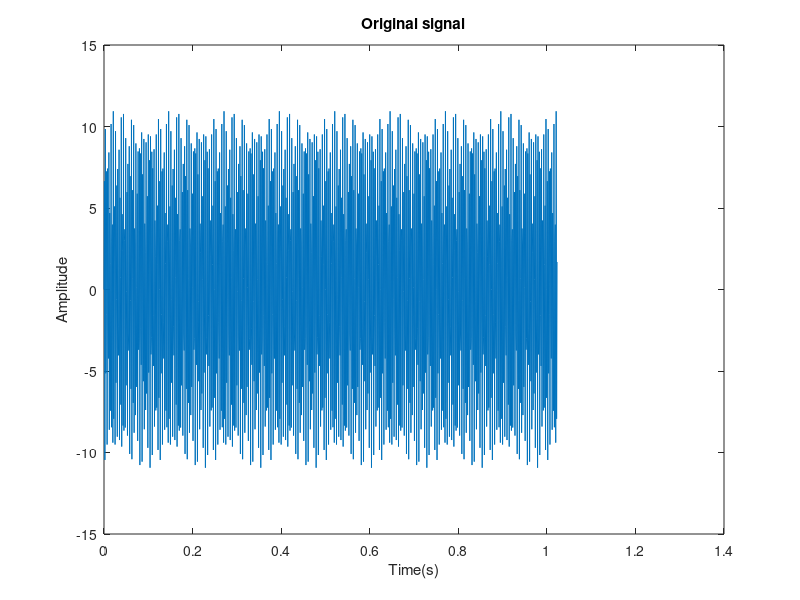
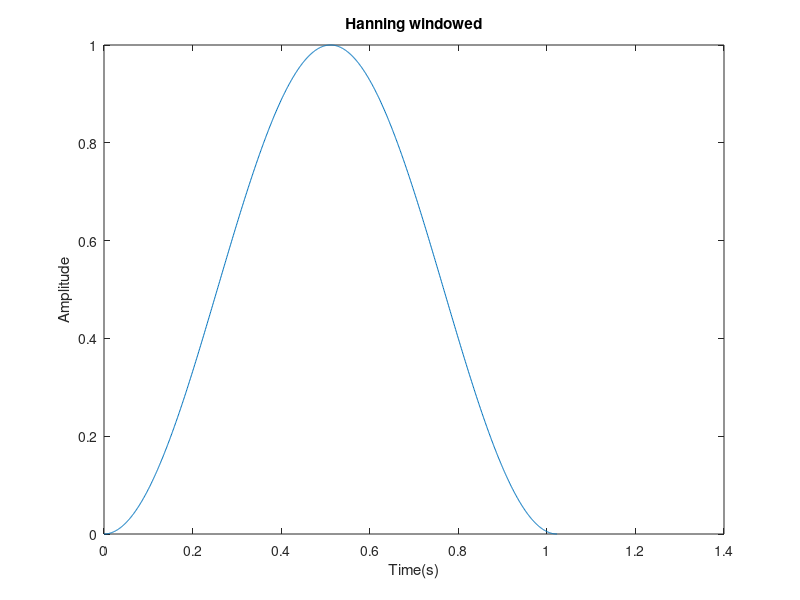
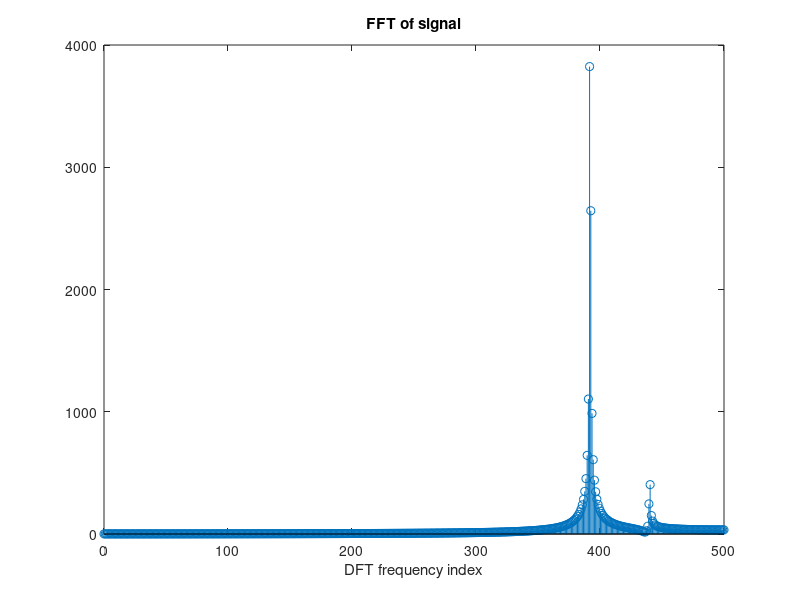
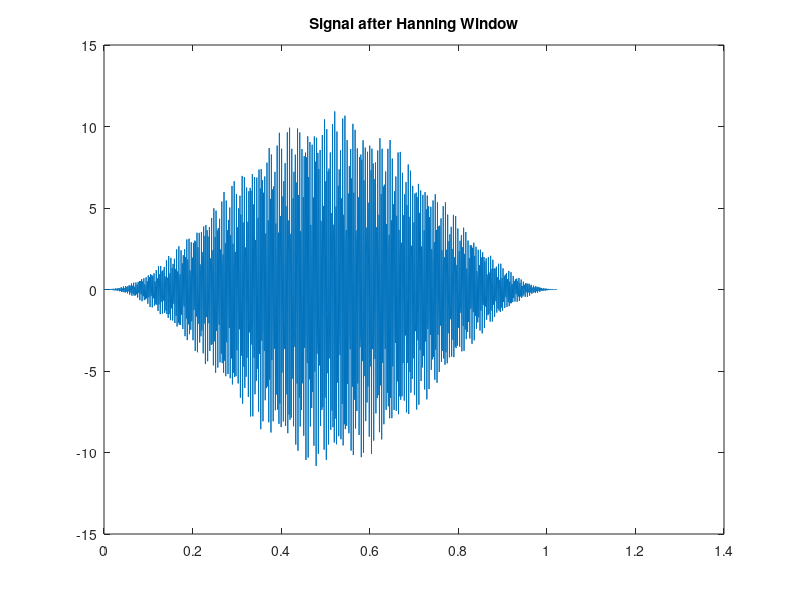

These charts were generated, in order, by the following MATLAB code:
%% Ex 3 -- DFT leakage & windows on a longer signal

clear;
close all;

load('notes_signal_long.mat');

[dk N] = size(notes_signal);
t = linspace(0, N-1, N) * (1/fs);
plot_t = linspace(0, N-1, N) * (fs/N);
window = hann(N);

figure;
plot(t, notes_signal);
title('Original signal');
xlabel('Time(s)');
ylabel('Amplitude');

figure;
plot(t, window);
title('Hanning windowed');
xlabel('Time(s)');
ylabel('Amplitude');


% computing dft
dft_s = fft(notes_signal);

figure;
stem(plot_t, abs(dft_s));
title('FFT of signal');
xlabel('DFT frequency index');
xlim([0, 500]);

% applying a hanning window
signal_h = notes_signal .* window';

figure;
plot(t, signal_h);
title('Signal after Hanning Window');

dft_hanning = fft(signal_h);

figure;
stem(plot_t, abs(dft_hanning));
title('FFT of signal');
xlabel('DFT frequency index');
xlim([0, 500]);

sound(real(double(dft_hanning)));